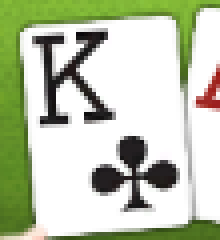
#> input picture OpenCV-Playing-Card-Detector-master/feed.png, 55 x 60 px (shown 4 times larger)
$ python detect.py   (older library calls are emulated)
#> lines starting #> are read from the running program, lines starting #| are printed output that depends on the picture; after the words box and inside, x2 and y2 are one past the last pixel; in counts of white or black regions, pixels touching at a corner belong together
### OpenCV-Playing-Card-Detector-master/Cards.py
############## Playing Card Detector Functions ###############
#
# Author: Evan Juras
# Date: 9/5/17
# Description: Functions and classes for CardDetector.py that perform
# various steps of the card detection algorithm


# Import necessary packages
import numpy as np
import cv2
import time

### Constants ###

# Adaptive threshold levels
BKG_THRESH = 60
CARD_THRESH = 30

# Width and height of card corner, where rank and suit are
CORNER_WIDTH = 32
CORNER_HEIGHT = 84

# Dimensions of rank train images
RANK_WIDTH = 70
RANK_HEIGHT = 125

# Dimensions of suit train images
SUIT_WIDTH = 70
SUIT_HEIGHT = 100

RANK_DIFF_MAX = 2000
SUIT_DIFF_MAX = 700

CARD_MAX_AREA = 120000
CARD_MIN_AREA = 25000

font = cv2.FONT_HERSHEY_SIMPLEX

### Structures to hold query card and train card information ###

class Query_card:
    """Structure to store information about query cards in the camera image."""

    # [12 lines left out: function __init__, not called in this run]

class Train_ranks:
    """Structure to store information about train rank images."""

    def __init__(self):
        self.img = [] # Thresholded, sized rank image loaded from hard drive
        self.name = "Placeholder"

class Train_suits:
    """Structure to store information about train suit images."""

    def __init__(self):
        self.img = [] # Thresholded, sized suit image loaded from hard drive
        self.name = "Placeholder"

### Functions ###
def load_ranks(filepath):
    """Loads rank images from directory specified by filepath. Stores
    them in a list of Train_ranks objects."""

    train_ranks = []
    i = 0

    for Rank in ['Ace','Two','Three','Four','Five','Six','Seven',
                 'Eight','Nine','Ten','Jack','Queen','King']:
        train_ranks.append(Train_ranks())
        train_ranks[i].name = Rank
        filename = Rank + '.jpg'
        train_ranks[i].img = cv2.imread(filepath+filename, cv2.IMREAD_GRAYSCALE)
        i = i + 1
#> i = 1

    return train_ranks

def load_suits(filepath):
    """Loads suit images from directory specified by filepath. Stores
    them in a list of Train_suits objects."""

    train_suits = []
    i = 0

    for Suit in ['Spades','Diamonds','Clubs','Hearts']:
        train_suits.append(Train_suits())
        train_suits[i].name = Suit
        filename = Suit + '.jpg'
        train_suits[i].img = cv2.imread(filepath+filename, cv2.IMREAD_GRAYSCALE)
        i = i + 1

    return train_suits

def preprocess_image(image):
    """Returns a grayed, blurred, and adaptively thresholded camera image."""

    gray = cv2.cvtColor(image,cv2.COLOR_BGR2GRAY)
    blur = cv2.GaussianBlur(gray,(5,5),0)

    # The best threshold level depends on the ambient lighting conditions.
    # For bright lighting, a high threshold must be used to isolate the cards
    # from the background. For dim lighting, a low threshold must be used.
    # To make the card detector independent of lighting conditions, the
    # following adaptive threshold method is used.
    #
    # A background pixel in the center top of the image is sampled to determine
    # its intensity. The adaptive threshold is set at 50 (THRESH_ADDER) higher
    # than that. This allows the threshold to adapt to the lighting conditions.
    img_w, img_h = np.shape(image)[:2]
    bkg_level = gray[int(img_h/100)][int(img_w/2)]
    thresh_level = bkg_level + BKG_THRESH

    retval, thresh = cv2.threshold(blur,thresh_level,255,cv2.THRESH_BINARY)

    return thresh

def find_cards(thresh_image):
    """Finds all card-sized contours in a thresholded camera image.
    Returns the number of cards, and a list of card contours sorted
    from largest to smallest."""

    # Find contours and sort their indices by contour size
    dummy,cnts,hier = cv2.findContours(thresh_image,cv2.RETR_TREE,cv2.CHAIN_APPROX_SIMPLE)
    index_sort = sorted(range(len(cnts)), key=lambda i : cv2.contourArea(cnts[i]),reverse=True)

    # If there are no contours, do nothing
    if len(cnts) == 0:
        return [], []

    # Otherwise, initialize empty sorted contour and hierarchy lists
    cnts_sort = []
    hier_sort = []
    cnt_is_card = np.zeros(len(cnts),dtype=int)

    # Fill empty lists with sorted contour and sorted hierarchy. Now,
    # the indices of the contour list still correspond with those of
    # the hierarchy list. The hierarchy array can be used to check if
    # the contours have parents or not.
    for i in index_sort:
        cnts_sort.append(cnts[i])
        hier_sort.append(hier[0][i])

    # Determine which of the contours are cards by applying the
    # following criteria: 1) Smaller area than the maximum card size,
    # 2), bigger area than the minimum card size, 3) have no parents,
    # and 4) have four corners

    for i in range(len(cnts_sort)):
        size = cv2.contourArea(cnts_sort[i])
        peri = cv2.arcLength(cnts_sort[i],True)
        approx = cv2.approxPolyDP(cnts_sort[i],0.01*peri,True)

        if ((size < CARD_MAX_AREA) and (size > CARD_MIN_AREA)
            and (hier_sort[i][3] == -1) and (len(approx) == 4)):
            cnt_is_card[i] = 1

    return cnts_sort, cnt_is_card

# [217 lines left out: functions preprocess_card, match_card, draw_results, flattener, not called in this run]

### OpenCV-Playing-Card-Detector-master/detect.py
############## Python-OpenCV Playing Card Detector ###############
#
# Author: Evan Juras
# Date: 9/5/17
# Description: Python script to detect and identify playing cards
# from a PiCamera video feed.
#

# Import necessary packages
import cv2
import numpy as np
import time
import os
import Cards


### ---- INITIALIZATION ---- ###
# Define constants and initialize variables


## Define font to use
font = cv2.FONT_HERSHEY_SIMPLEX

# Load the train rank and suit images
path = os.path.dirname(os.path.abspath(__file__))
train_ranks = Cards.load_ranks( path + '/Card_Imgs/')
#> train_ranks = 13 items
train_suits = Cards.load_suits( path + '/Card_Imgs/')
#> in load_suits, `i = i + 1`: i = 1
#> train_suits = 4 items


### ---- MAIN LOOP ---- ###
# The main loop repeatedly grabs frames from the video stream
# and processes them to find and identify playing cards.

cam_quit = 0 # Loop control variable

# Begin capturing frames
while cam_quit == 0:

    # Grab frame from video stream
    image = cv2.imread('feed.png', cv2.IMREAD_UNCHANGED)
#> image is the input picture: shape (60, 55, 3); mean B, G, R 174.8, 199.5, 190.6


    # Pre-process camera image (gray, blur, and threshold it)
    pre_proc = Cards.preprocess_image(image)
#> in preprocess_image, `gray = cv2.cvtColor(image,cv2.COLOR_BGR2GRAY)`:
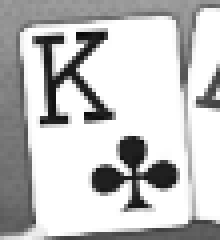
#> gray: shape (60, 55) (shown 4 times larger); min 9, max 255, mean 194
#> in preprocess_image, `blur = cv2.GaussianBlur(gray,(5,5),0)`:
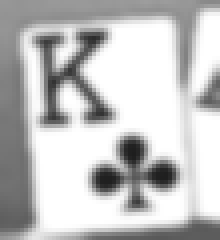
#> blur: shape (60, 55) (shown 4 times larger); min 30, max 255, mean 194.1
#> in preprocess_image, `bkg_level = gray[int(img_h/100)][int(img_w/2)]`: bkg_level = 155
#> in preprocess_image, `thresh_level = bkg_level + BKG_THRESH`: thresh_level = 215
#> in preprocess_image, `retval, thresh = cv2.threshold(blur,thresh_level,255,cv2.THRESH_BINARY)`:
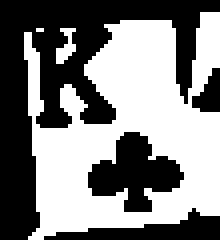
#> thresh: shape (60, 55) (shown 4 times larger); 51% white; 4 black regions

    # Find and sort the contours of all cards in the image (query cards)
    cnts_sort, cnt_is_card = Cards.find_cards(pre_proc)
#> in find_cards, `dummy,cnts,hier = cv2.findContours(thresh_image,cv2.RETR_TREE,cv2.CHAI..`: cnts = 4 contours, 2 with area under 20; largest, box (x1, y1, x2, y2) and area: (6, 3, 55, 60) 1770, (21, 32, 47, 54) 306
#> in find_cards, `index_sort = sorted(range(len(cnts)), key=lambda i : cv2.contourArea(c..`: index_sort = [2, 3, 0, 1]
#> in find_cards, `cnt_is_card = np.zeros(len(cnts),dtype=int)`: cnt_is_card = [0, 0, 0, 0]
#> the loop in find_cards, `for i in index_sort:` made 4 passes
#> i on passes 1 to 4: 2, 3, 0, 1
#> after the loop in find_cards, `for i in index_sort:`: cnts_sort has the same summary as cnts
#> the loop in find_cards, `for i in range(len(cnts_sort)):` made 4 passes
#> (size, peri) on passes 1 to 3: (1770, 333.8), (305.5, 93.01), (13.5, 24.73)
#> (size, peri, approx) on pass 4: (0, 2, [[9, 7], [10, 7]])
#> cnts_sort has the same summary as cnts in find_cards; cnt_is_card = [0, 0, 0, 0]

    # If there are no contours, do nothing
    if len(cnts_sort) != 0:

        # Initialize a new "cards" list to assign the card objects.
        # k indexes the newly made array of cards.
        cards = []
        k = 0

        # For each contour detected:
        for i in range(len(cnts_sort)):
            if (cnt_is_card[i] == 1):

                # Create a card object from the contour and append it to the list of cards.
                # preprocess_card function takes the card contour and contour and
                # determines the cards properties (corner points, etc). It generates a
                # flattened 200x300 image of the card, and isolates the card's
                # suit and rank from the image.
                cards.append(Cards.preprocess_card(cnts_sort[i],image))

                # Find the best rank and suit match for the card.
                cards[k].best_rank_match,cards[k].best_suit_match,cards[k].rank_diff,cards[k].suit_diff = Cards.match_card(cards[k],train_ranks,train_suits)

                # Draw center point and match result on the image.
                image = Cards.draw_results(image, cards[k])
                k = k + 1
#> this loop made 4 passes
#> after the loop, cards = []; k = 0

        # Draw card contours on image (have to do contours all at once or
        # they do not show up properly for some reason)
        if (len(cards) != 0):
            temp_cnts = []
            for i in range(len(cards)):
                temp_cnts.append(cards[i].contour)
            cv2.drawContours(image,temp_cnts, -1, (255,0,0), 2)


    # Draw framerate in the corner of the image. Framerate is calculated at the end of the main loop,
    # so the first time this runs, framerate will be shown as 0.
#> (the run stopped early here; a loop or call above may not have finished)
